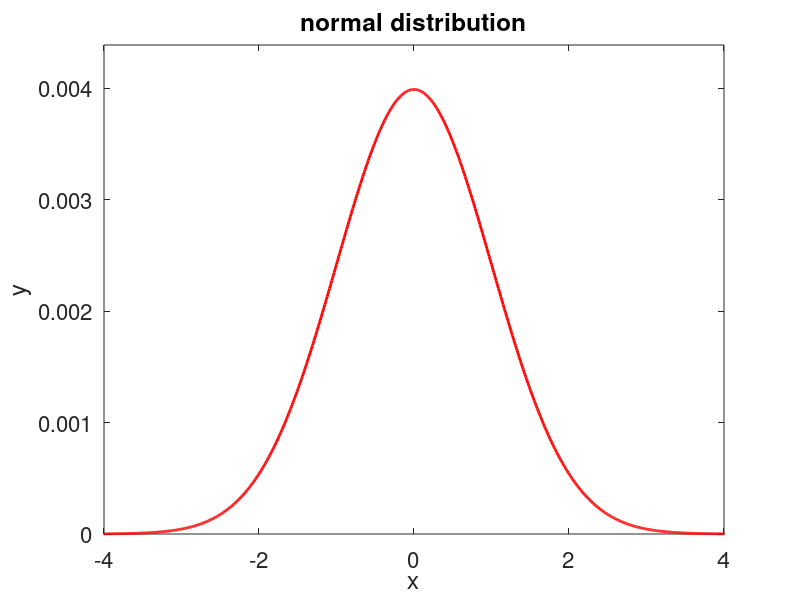

The MATLAB script that drew this image:
clear all
close all

x = -5:.01:5;
y = normpdf(x,0,1);
y = y ./sum(y);

figure
p1 = plot(x,y,'Color','red','LineWidth',2)
axis([-4 4 0 max(y)*1.1])
xlabel('x','FontSize',16)
ylabel('y','FontSize',16)
title('normal distribution','FontSize',16)
set(gca,'FontSize',16)